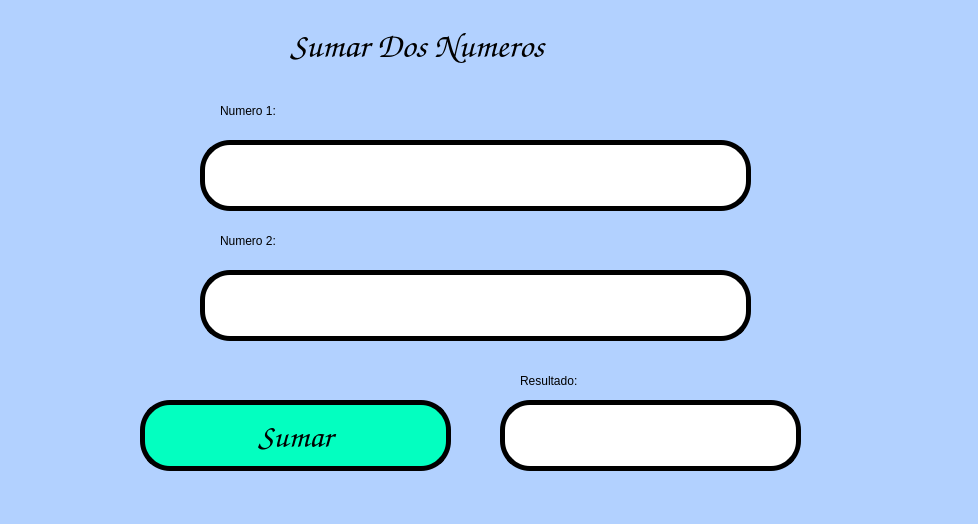
<?xml version="1.0" encoding="UTF-8"?>
<ui version="4.0">
 <class>MainWindow</class>
 <widget class="QMainWindow" name="MainWindow">
  <property name="geometry">
   <rect>
    <x>0</x>
    <y>0</y>
    <width>978</width>
    <height>524</height>
   </rect>
  </property>
  <property name="windowTitle">
   <string>MainWindow</string>
  </property>
  <property name="styleSheet">
   <string notr="true">background-color: rgb(178, 209, 255);</string>
  </property>
  <widget class="QWidget" name="centralwidget">
   <widget class="QPushButton" name="btn_calcular">
    <property name="geometry">
     <rect>
      <x>140</x>
      <y>400</y>
      <width>311</width>
      <height>71</height>
     </rect>
    </property>
    <property name="palette">
     <palette>
      <active>
       <colorrole role="Button">
        <brush brushstyle="SolidPattern">
         <color alpha="255">
          <red>3</red>
          <green>255</green>
          <blue>192</blue>
         </color>
        </brush>
       </colorrole>
       <colorrole role="Base">
        <brush brushstyle="SolidPattern">
         <color alpha="255">
          <red>3</red>
          <green>255</green>
          <blue>192</blue>
         </color>
        </brush>
       </colorrole>
       <colorrole role="Window">
        <brush brushstyle="SolidPattern">
         <color alpha="255">
          <red>3</red>
          <green>255</green>
          <blue>192</blue>
         </color>
        </brush>
       </colorrole>
      </active>
      <inactive>
       <colorrole role="Button">
        <brush brushstyle="SolidPattern">
         <color alpha="255">
          <red>3</red>
          <green>255</green>
          <blue>192</blue>
         </color>
        </brush>
       </colorrole>
       <colorrole role="Base">
        <brush brushstyle="SolidPattern">
         <color alpha="255">
          <red>3</red>
          <green>255</green>
          <blue>192</blue>
         </color>
        </brush>
       </colorrole>
       <colorrole role="Window">
        <brush brushstyle="SolidPattern">
         <color alpha="255">
          <red>3</red>
          <green>255</green>
          <blue>192</blue>
         </color>
        </brush>
       </colorrole>
      </inactive>
      <disabled>
       <colorrole role="Button">
        <brush brushstyle="SolidPattern">
         <color alpha="255">
          <red>3</red>
          <green>255</green>
          <blue>192</blue>
         </color>
        </brush>
       </colorrole>
       <colorrole role="Base">
        <brush brushstyle="SolidPattern">
         <color alpha="255">
          <red>3</red>
          <green>255</green>
          <blue>192</blue>
         </color>
        </brush>
       </colorrole>
       <colorrole role="Window">
        <brush brushstyle="SolidPattern">
         <color alpha="255">
          <red>3</red>
          <green>255</green>
          <blue>192</blue>
         </color>
        </brush>
       </colorrole>
      </disabled>
     </palette>
    </property>
    <property name="font">
     <font>
      <family>Comic Sans MS</family>
      <pointsize>25</pointsize>
      <weight>9</weight>
      <italic>false</italic>
      <bold>false</bold>
     </font>
    </property>
    <property name="whatsThis">
     <string>&lt;html&gt;&lt;head/&gt;&lt;body&gt;&lt;p&gt;&lt;span style=&quot; color:#ff5500;&quot;&gt;aserfg&lt;/span&gt;&lt;/p&gt;&lt;/body&gt;&lt;/html&gt;</string>
    </property>
    <property name="styleSheet">
     <string notr="true">background-color: rgb(3, 255, 192);
border: 5px solid black;
border-radius: 30px;
font: 75 25pt &quot;Comic Sans MS&quot;;</string>
    </property>
    <property name="text">
     <string>Sumar</string>
    </property>
   </widget>
   <widget class="QLabel" name="label">
    <property name="geometry">
     <rect>
      <x>220</x>
      <y>90</y>
      <width>361</width>
      <height>41</height>
     </rect>
    </property>
    <property name="styleSheet">
     <string notr="true">font: 75 18pt &quot;Comic Sans MS&quot;;</string>
    </property>
    <property name="text">
     <string>Numero 1:</string>
    </property>
   </widget>
   <widget class="QLineEdit" name="txt_A">
    <property name="geometry">
     <rect>
      <x>200</x>
      <y>140</y>
      <width>551</width>
      <height>71</height>
     </rect>
    </property>
    <property name="font">
     <font>
      <family>Comic Sans MS</family>
      <pointsize>22</pointsize>
      <weight>50</weight>
      <bold>false</bold>
     </font>
    </property>
    <property name="styleSheet">
     <string notr="true">background-color: rgb(255, 255, 255);
border: 5px solid black;
border-radius: 30px;</string>
    </property>
    <property name="text">
     <string/>
    </property>
   </widget>
   <widget class="QLabel" name="label_2">
    <property name="geometry">
     <rect>
      <x>520</x>
      <y>360</y>
      <width>271</width>
      <height>41</height>
     </rect>
    </property>
    <property name="styleSheet">
     <string notr="true">font: 75 18pt &quot;Comic Sans MS&quot;;</string>
    </property>
    <property name="text">
     <string>Resultado:</string>
    </property>
   </widget>
   <widget class="QLineEdit" name="txt_res">
    <property name="geometry">
     <rect>
      <x>500</x>
      <y>400</y>
      <width>301</width>
      <height>71</height>
     </rect>
    </property>
    <property name="font">
     <font>
      <family>Comic Sans MS</family>
      <pointsize>22</pointsize>
      <weight>50</weight>
      <bold>false</bold>
     </font>
    </property>
    <property name="styleSheet">
     <string notr="true">background-color: rgb(255, 255, 255);
border: 5px solid black;
border-radius: 30px;</string>
    </property>
    <property name="text">
     <string/>
    </property>
   </widget>
   <widget class="QLabel" name="label_3">
    <property name="geometry">
     <rect>
      <x>290</x>
      <y>20</y>
      <width>411</width>
      <height>51</height>
     </rect>
    </property>
    <property name="font">
     <font>
      <family>Comic Sans MS</family>
      <pointsize>26</pointsize>
      <weight>9</weight>
      <italic>false</italic>
      <bold>false</bold>
     </font>
    </property>
    <property name="styleSheet">
     <string notr="true">font: 75 26pt &quot;Comic Sans MS&quot;;</string>
    </property>
    <property name="text">
     <string>Sumar Dos Numeros</string>
    </property>
   </widget>
   <widget class="QLineEdit" name="txt_B">
    <property name="geometry">
     <rect>
      <x>200</x>
      <y>270</y>
      <width>551</width>
      <height>71</height>
     </rect>
    </property>
    <property name="font">
     <font>
      <family>Comic Sans MS</family>
      <pointsize>22</pointsize>
      <weight>50</weight>
      <bold>false</bold>
     </font>
    </property>
    <property name="styleSheet">
     <string notr="true">background-color: rgb(255, 255, 255);
border: 5px solid black;
border-radius: 30px;</string>
    </property>
    <property name="text">
     <string/>
    </property>
   </widget>
   <widget class="QLabel" name="label_4">
    <property name="geometry">
     <rect>
      <x>220</x>
      <y>220</y>
      <width>361</width>
      <height>41</height>
     </rect>
    </property>
    <property name="styleSheet">
     <string notr="true">font: 75 18pt &quot;Comic Sans MS&quot;;</string>
    </property>
    <property name="text">
     <string>Numero 2:</string>
    </property>
   </widget>
   <widget class="QLabel" name="imagen_3">
    <property name="geometry">
     <rect>
      <x>880</x>
      <y>380</y>
      <width>101</width>
      <height>91</height>
     </rect>
    </property>
    <property name="autoFillBackground">
     <bool>false</bool>
    </property>
    <property name="styleSheet">
     <string notr="true"/>
    </property>
    <property name="text">
     <string/>
    </property>
    <property name="pixmap">
     <pixmap resource="../Archivos/Recursos.qrc">:/ejercicios/ContornoTD.jpg</pixmap>
    </property>
    <property name="scaledContents">
     <bool>true</bool>
    </property>
   </widget>
   <widget class="QLabel" name="imagen_2">
    <property name="geometry">
     <rect>
      <x>780</x>
      <y>0</y>
      <width>181</width>
      <height>91</height>
     </rect>
    </property>
    <property name="autoFillBackground">
     <bool>false</bool>
    </property>
    <property name="styleSheet">
     <string notr="true"/>
    </property>
    <property name="text">
     <string/>
    </property>
    <property name="pixmap">
     <pixmap resource="../Archivos/Recursos.qrc">:/logos/log_uat_nuevo.png</pixmap>
    </property>
    <property name="scaledContents">
     <bool>true</bool>
    </property>
   </widget>
   <widget class="QLabel" name="imagen">
    <property name="geometry">
     <rect>
      <x>0</x>
      <y>0</y>
      <width>121</width>
      <height>101</height>
     </rect>
    </property>
    <property name="autoFillBackground">
     <bool>false</bool>
    </property>
    <property name="styleSheet">
     <string notr="true"/>
    </property>
    <property name="text">
     <string/>
    </property>
    <property name="pixmap">
     <pixmap resource="../Archivos/Recursos.qrc">:/logos/FIT_logo_vertical.png</pixmap>
    </property>
    <property name="scaledContents">
     <bool>true</bool>
    </property>
   </widget>
  </widget>
  <widget class="QMenuBar" name="menubar">
   <property name="geometry">
    <rect>
     <x>0</x>
     <y>0</y>
     <width>978</width>
     <height>26</height>
    </rect>
   </property>
  </widget>
  <widget class="QStatusBar" name="statusbar"/>
 </widget>
 <resources>
  <include location="../Archivos/Recursos.qrc"/>
 </resources>
 <connections/>
</ui>
